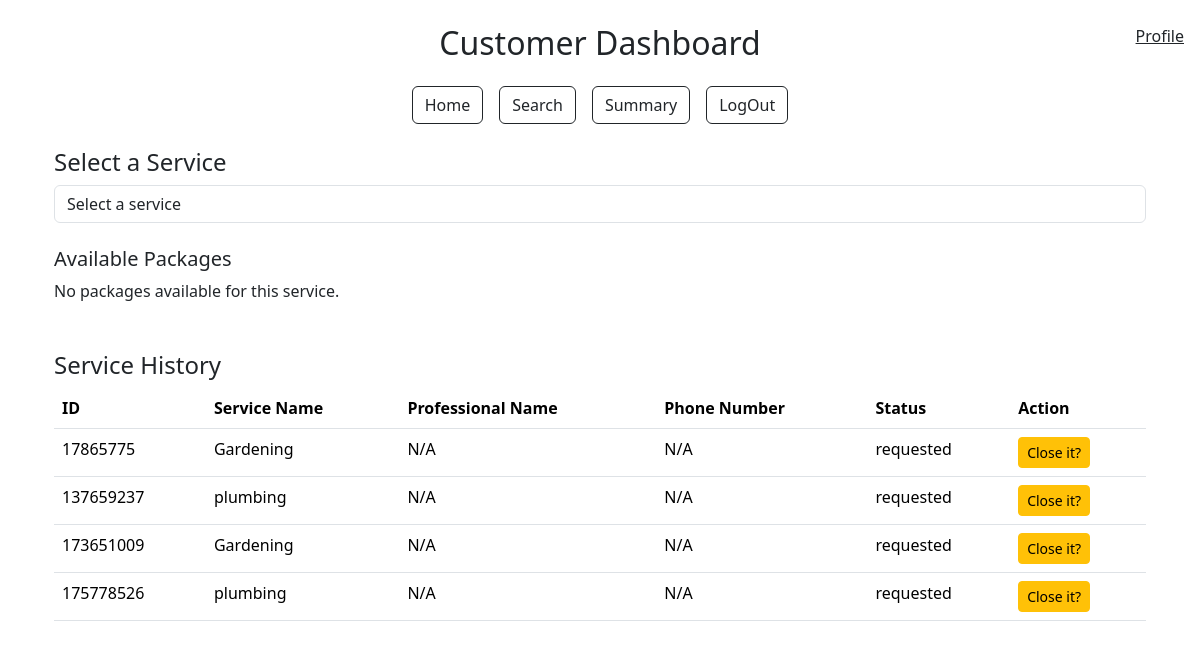
Before: /customer_dashboard (signed in) with the older database file.
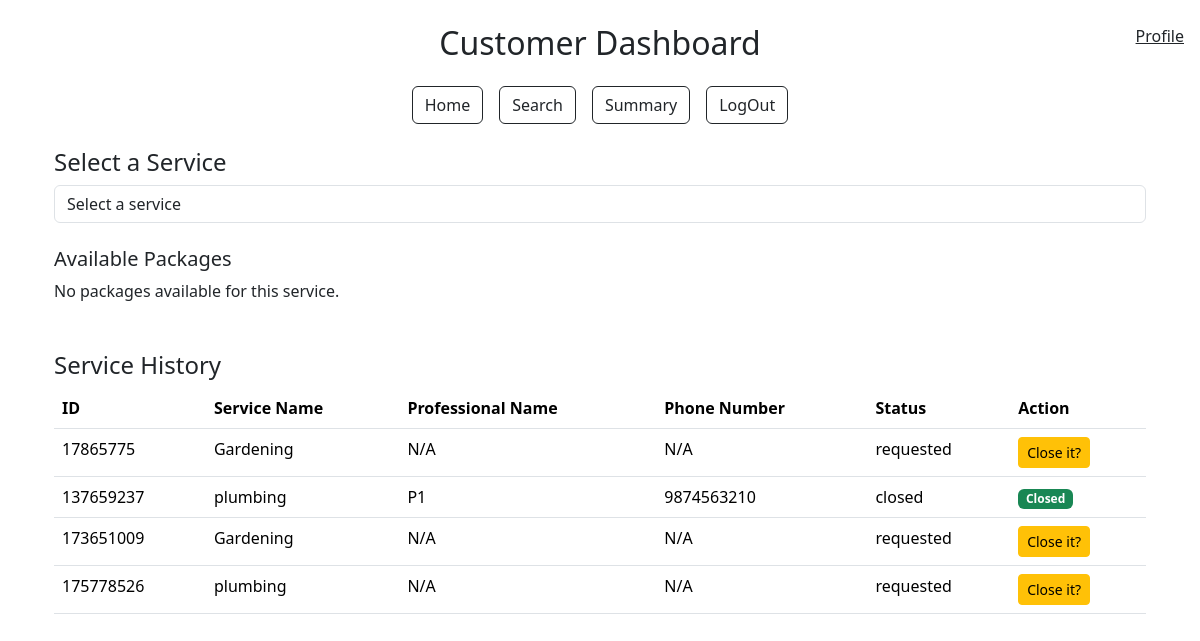
After: the same page with the newer database file.
### models.py (models this page shows)
class User(db.Model):
    __tablename__ = "user"
    id = db.Column(db.Integer, primary_key=True)
    username = db.Column(db.String(80), unique=True, nullable=False)
    passhash = db.Column(db.String(80), nullable=False)
    name = db.Column(db.String(80), nullable=False)
    role = db.Column(db.String(20), nullable=False)
    is_blocked = db.Column(db.Boolean, default=False, nullable=False)
    is_admin = db.Column(db.Boolean, default=False, nullable=False)
    professional = db.relationship('Professional', backref='user', lazy=True)
    customer = db.relationship('Customer', backref='user', lazy=True)

class ServiceRequest(db.Model):
    __tablename__ = 'service_request'
    id = db.Column(db.Integer, primary_key=True)
    customer_id = db.Column(db.Integer, db.ForeignKey('customer.id'), nullable=False)  # Reference to Customer
    professional_id = db.Column(db.Integer, db.ForeignKey('professional.id'), nullable=True)  # Reference to Professional
    service_id = db.Column(db.Integer, db.ForeignKey('service.id'), nullable=False)
    date_of_request = db.Column(db.DateTime, default=datetime.utcnow, nullable=False)
    date_of_completion = db.Column(db.DateTime, nullable=True)
    status = db.Column(db.String(20), default='requested', nullable=False)
    rating = db.Column(db.Integer, nullable=True)
    remarks = db.Column(db.Text, nullable=True)
    rejected_by = db.Column(MutableList.as_mutable(JSON), default=[])
    customer = db.relationship('Customer', back_populates='service_requests')
    service = db.relationship('Service', back_populates='service_requests')
    professional = db.relationship('Professional', back_populates='service_requests')
    review = db.relationship('Review', back_populates='service_request', lazy=True)

class Service(db.Model):
    __tablename__ = 'service'
    id = db.Column(db.Integer, primary_key=True)
    service_name = db.Column(db.String(80), unique=False, nullable=False)
    description = db.Column(db.Text, nullable=False)
    price = db.Column(db.Float, nullable=False)
    time_required = db.Column(db.Integer, nullable=False)
    service_requests = db.relationship('ServiceRequest', back_populates='service', lazy=True)

class Professional(db.Model):
    __tablename__ = 'professional'
    id = db.Column(db.Integer, db.ForeignKey('user.id'), primary_key=True)
    date_created = db.Column(db.DateTime, default=datetime.utcnow, nullable=False)
    service_id = db.Column(db.Integer, db.ForeignKey('service.id'), nullable=True)
    contact = db.Column(db.String(10), nullable=False)
    experience = db.Column(db.Float, nullable=False)
    description = db.Column(db.Text, nullable=True)
    service_name = db.Column(db.Text(80),db.ForeignKey('service.service_name'), nullable=False)
    rating = db.Column(db.Float, nullable=True)
    address = db.Column(db.Text, nullable=False)
    pincode = db.Column(db.String(6), nullable=False)
    available = db.Column(db.Boolean, default=True, nullable=False)
    document = db.Column(db.String(200))
    verified = db.Column(db.Boolean, default=False, nullable=False)
    service_requests = db.relationship('ServiceRequest', back_populates='professional', lazy=True)

### app.py (the view)
@app.route('/customer_dashboard')
def customer_dashboard():
    user_id = session['user_id']
    customer = Customer.query.get(user_id)
    services =  db.session.query(Service.service_name).distinct().all()
    user = User.query.get(user_id)
    service_requests = ServiceRequest.query.filter_by(customer_id=user_id).all()
    return render_template('customer_dashboard.html',service_requests=service_requests,user=user, customer=customer, services=services)

### templates/customer_dashboard.html (shortened to what this page needs)
{% extends "layout.html" %} {% block title %}Customer Dashboard{% endblock %} {%
block content %}
<div class="container mt-4">
  {% if customer.user.is_blocked %}
  <div class="alert alert-danger" role="alert">
    Your account is blocked. Please contact the admin.
  </div>
  {% else %}
  <span class="navbar-text position-fixed top-0 end-0 m-3">
    <a href="{{ url_for('profile')}}">Profile</a>
  </span>
  <div class="my-4">
    <h4>Select a Service</h4>
    <form method="POST" action="{{ url_for('select_service') }}">
      <div class="form-group">
        <select
          class="form-control"
          name="service_name"
          onchange="this.form.submit()"
          required
        >
          <option value="" disabled selected>Select a service</option>
        </select>
      </div>
    </form>
    <div id="packageDisplay" class="mt-4">
      <h5>Available Packages</h5>
      <div id="packageList">
        {% if packages %} {% for pkg in packages %}
        <div class="card mb-3">
          <div class="card-body">
            <h5 class="card-title">{{ pkg.service_name }}</h5>
            <p class="card-text">{{ pkg.description }}</p>
            <p><strong>Price:</strong> {{ pkg.price }}</p>
            <form
              method="POST"
              action="{{ url_for('book_service', package_id=pkg.id) }}"
            >
              <button type="submit" class="btn btn-primary">Book</button>
            </form>
          </div>
        </div>
        {% endfor %} {% else %}
        <p>No packages available for this service.</p>
        {% endif %}
      </div>
    </div>
  </div>
  <div class="mt-5">
    <h4>Service History</h4>
    <div class="table-responsive">
      <table class="table">
        <thead>
          <tr>
            <th>ID</th>
            <th>Service Name</th>
            <th>Professional Name</th>
            <th>Phone Number</th>
            <th>Status</th>
            <th>Action</th>
          </tr>
        </thead>
        <tbody>
          {% for service_request in service_requests %}
          <tr>
            <td>{{ service_request.id }}</td>
            <td>{{ service_request.service.service_name }}</td>
            <td>
              {{ service_request.professional.user.name if
              service_request.professional else 'N/A' }}
            </td>
            <td>
              {{ service_request.professional.contact if
              service_request.professional else 'N/A' }}
            </td>
            <td>{{ service_request.status }}</td>
            <td>
              {% if service_request.status == 'closed' %}
              <span class="badge text-bg-success">Closed</span>
              {% else %}
              <button
                type="button"
                class="btn btn-warning btn-sm"
                data-toggle="modal"
                data-target="#viewModal"
                onclick="showModal('{{ service_request.id }}', '{{ service_request.date_of_request }}', '{{ service_request.status }}', '{{ service_request.remarks }}', '{{ service_request.rating }}')"
              >
                Close it?
              </button>
              {% endif %}
            </td>
          </tr>
          {% endfor %}
        </tbody>
      </table>
    </div>
  </div>
  {% endif %}
</div>
{% endblock %}

### templates/layout.html (shortened to what this page needs)
<!DOCTYPE html>
<html lang="en">
  <head>
    <link
      href="https://cdn.jsdelivr.net/npm/bootstrap@5.3.3/dist/css/bootstrap.min.css"
      rel="stylesheet"
    />
  </head>
  <body data-bs-theme="light">
    <div class="container mt-4">
      {% if not (request.endpoint == 'professional_dashboard' and
      professional.verified == false) %} {% if request.endpoint not in ['login',
      'register','profile'] and not user.is_blocked%}
      <div class="text-center my-4">
        <h2 class="text-capitalize">
          {{ session.get('user_role') }} Dashboard
        </h2>
      </div>
      <div class="d-flex justify-content-center mb-4">
        <div class="d-flex flex-row gap-3">
          {% with dashboard_url = session['user_role'] + '_dashboard' %}
          <a href="{{ url_for(dashboard_url) }}" class="btn btn-outline-dark"
            >Home</a
          >
          {% endwith %}
          <a href="{{ url_for('search') }}" class="btn btn-outline-dark"
            >Search</a
          >
          <a href="{{ url_for('summary') }}" class="btn btn-outline-dark"
            >Summary</a
          >
          <a href="{{ url_for('logout') }}" class="btn btn-outline-dark"
            >LogOut</a
          >
        </div>
      </div>
      {% endif %} {% endif %}
      {% block content %} {% endblock %}
    </div>
  </body>
</html>

Changed rows visible on the page:
changed ServiceRequest id 137659237: professional.user "N/A" → "P1"; professional "N/A" → "9874563210"; status "requested" → "closed"; status "Close it?" → "Closed"
